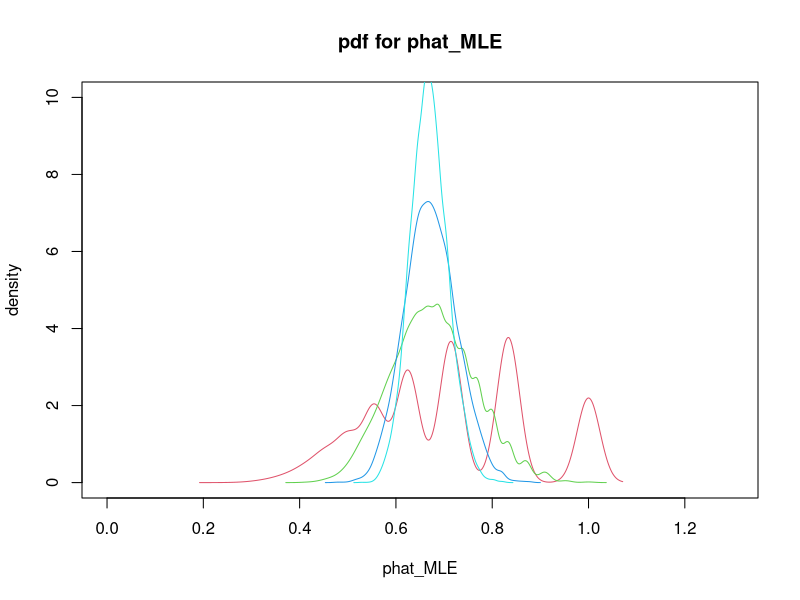

Generate this figure with R: (Note: this script raises an error after producing the figure.)
#Math181A WI2019 (Mathematical Statistics)
#Find MLE CI for a geometric distribution with x=1,2,3,... Note: 1 is added after ngeom to start from x=1
trials=10000                       
z=qnorm(0.05,lower=F)              #a=0.05
times=0
n=10                               #n can be 100,1000,10000,... as n gets larger, the captured probability will converge to 0.9
for(i in 1:trials){                #10000 trials
  phat = 1/(mean(rgeom(n,2/3)+1))  #phat_MLE
  a=1/(phat^2*(1-phat))           
  lb=phat-z/sqrt(n*a)              #Lower bound of the MLE CI
  ub=phat+z/sqrt(n*a)              #Upper bound of the MLE CI
  
  if(lb<2/3&2/3<ub){
    times = times + 1
  }
}

print(times/trials)

#####
#Example of a MLE Theorem: how the geometric distribution tends to a normal distribution as n->infinity
c=2                                                     #color number
p = 2/3                                                 #success probability of the geom. dist.
plot(-500, 0, xlim = c(0,1.3),ylim = c(0,10),           
     xlab = "phat_MLE", ylab = "density", main = "pdf for phat_MLE")
n = c(5,20,50,100)                                      #different plots for when n=5,20,50,100

for(i in 1:n){
  phat_MLE=replicate(10000,1/(mean(rgeom(n[i],p)+1)))
  lines(density(phat_MLE), col=c)
  c=c+1
}

abline(v=2/3,col='black')         
